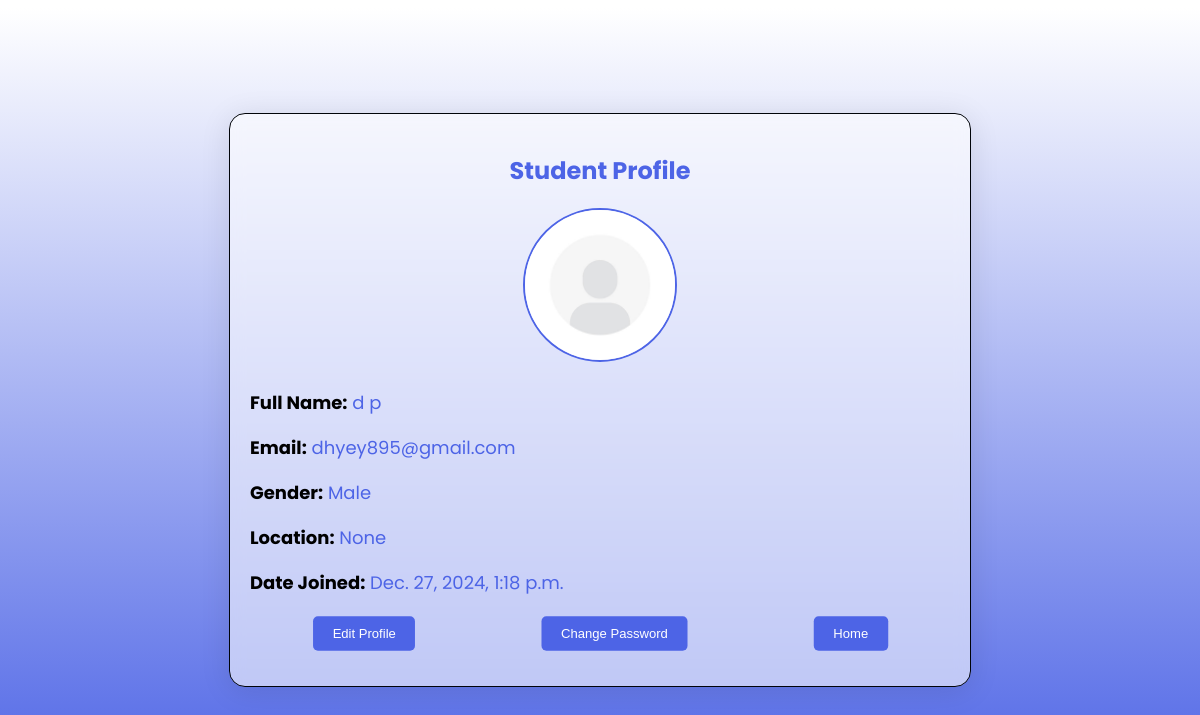
/profile/ (signed in), run on the app's committed database.
### login/models.py (models this page shows, shortened)
class User(AbstractBaseUser, PermissionsMixin):
    email = models.EmailField(unique=True)
    first_name = models.CharField(max_length=50)
    last_name = models.CharField(max_length=50)
    is_student = models.BooleanField(default=False)
    is_teacher = models.BooleanField(default=False)
    is_verified = models.BooleanField(default=False)
    otp = models.CharField(max_length=6, blank=True, null=True)
    prn = models.CharField(max_length=20, blank=True, null=True)
    is_staff = models.BooleanField(default=False)
    is_active = models.BooleanField(default=True)
    profile_picture = models.ImageField(upload_to='profile_pics/', blank=True, null=True)
    GENDER_CHOICES = [
        ('Male', 'Male'),
        ('Female', 'Female'),
        ('Other', 'Other'),
    ]
    gender = models.CharField(max_length=10, choices=GENDER_CHOICES, default='Male')
    location = models.CharField(max_length=100, blank=True, null=True)
    date_joined = models.DateTimeField(auto_now_add=True)
    USERNAME_FIELD = 'email'
    REQUIRED_FIELDS = ['first_name', 'last_name']
    objects = CustomUserManager()
    groups = models.ManyToManyField(
        'auth.Group',
        related_name='custom_user_set',
        blank=True,
        help_text='The groups this user belongs to. A user will get all permissions granted to each of their groups.',
        verbose_name='groups',
    )
    user_permissions = models.ManyToManyField(
        'auth.Permission',
        related_name='custom_user_set',
        blank=True,
        help_text='Specific permissions for this user.',
        verbose_name='user permissions',
    )

### login/views.py (the view)
# urls.py: path('profile/', profile_view, name='profile_view'),
@login_required
def profile_view(request):
    user = request.user
    if request.method == 'POST':
        profile_form = ProfileForm(request.POST, request.FILES, instance=user)
        if profile_form.is_valid():
            user = profile_form.save(commit=False)
            if profile_form.cleaned_data.get('password'):
                user.set_password(profile_form.cleaned_data['password'])
                update_session_auth_hash(request, user)
            user.save()
            messages.success(request, 'Your profile has been updated successfully.')
            return redirect('profile_view')
    else:
        profile_form = ProfileForm(instance=user)
    if user.is_student:
        return render(request, 'profile_student.html', {'profile_form': profile_form})
    elif user.is_teacher:
        return render(request, 'profile_teacher.html', {'profile_form': profile_form})
    else:
        return render(request, 'profile.html', {'profile_form': profile_form})  # Default for any other type

### login/templates/profile_student.html (shortened to what this page needs)
<!DOCTYPE html>
{% load static %}
<html lang="en">
<head>
</head>
<body>
    <div class="profile-container">
        <h2>Student Profile</h2>
        <div class="profile-img-section">
            {% if user.profile_picture %}
            <img src="{{ user.profile_picture.url }}" alt="Profile Image" class="profile-img" id="profile-img">
            {% else %}
            <img src="{% static 'images/profile.jpg' %}" alt="Default Profile Image" class="profile-img" id="profile-img">
            {% endif %}
        </div>
        <div class="profile-details">
            <p><strong>Full Name:</strong> {{ user.first_name }} {{ user.last_name }}</p>
            <p><strong>Email:</strong> {{ user.email }}</p>
            <p><strong>Gender:</strong> {{ user.gender }}</p>
            <p><strong>Location:</strong> {{ user.location }}</p>
            <p><strong>Date Joined:</strong> {{ user.date_joined }}</p>
        </div>
        <div class="btn-container">
            <button class="profile-btn" id="editProfileBtn">Edit Profile</button>
            <button class="profile-btn"><a href="{% url 'request_password_change' %}">Change Password</a></button>
            <button class="profile-btn"><a href="{% url 'teacher_home' %}">Home</a></button>
        </div>
    </div>
</body>
</html>

### login/templates/profile_student.html (style rules this page uses)
:root { --foreground: #4d64e6; --background: #80af81; --main-bg: #d6efd8; --alert-bg: #ffdb4d; --alert-text: #333; }
body { margin: 0; background: linear-gradient(0deg, #4d64e6 0%, #ffffff 99%); font-family: "Poppins"; display: flex; justify-content: center; align-items: center; height: 100vh; }
.profile-container { padding: 20px; background: rgba(255, 255, 255, 0.59); border-radius: 16px; box-shadow: 0 4px 30px rgba(0, 0, 0, 0.1); backdrop-filter: blur(7.3px); -webkit-backdrop-filter: blur(7.3px); border: 1px solid rgba(1, 4, 9, 1); max-width: 700px; width: 90%; }
.profile-container h2 { text-align: center; margin-bottom: 20px; color: var(--foreground); }
.profile-details, .profile-img-section { margin-bottom: 20px; }
.profile-details { text-align: left; color: var(--foreground); }
.profile-details p { font-size: 18px; margin-bottom: 10px; }
.profile-details p strong { color: #000; }
.profile-img-section { text-align: center; }
.profile-img { width: 150px; height: 150px; border-radius: 50%; object-fit: cover; border: 2px solid var(--foreground); }
.btn-container { display: flex; justify-content: space-around; }
.profile-btn { padding: 10px 20px; background-color: var(--foreground); border-radius: 5px; color: #fff; border: none; cursor: pointer; margin-bottom: 15px; transform: scale(0.98); transition: 0.3s ease-in-out; }
.profile-btn a { color: white; text-decoration: none; }

### data on the page
User: first_name "d", last_name "p", email "dhyey895@gmail.com", gender "Male", location "None", date_joined "Dec. 27, 2024, 1:18 p.m."
